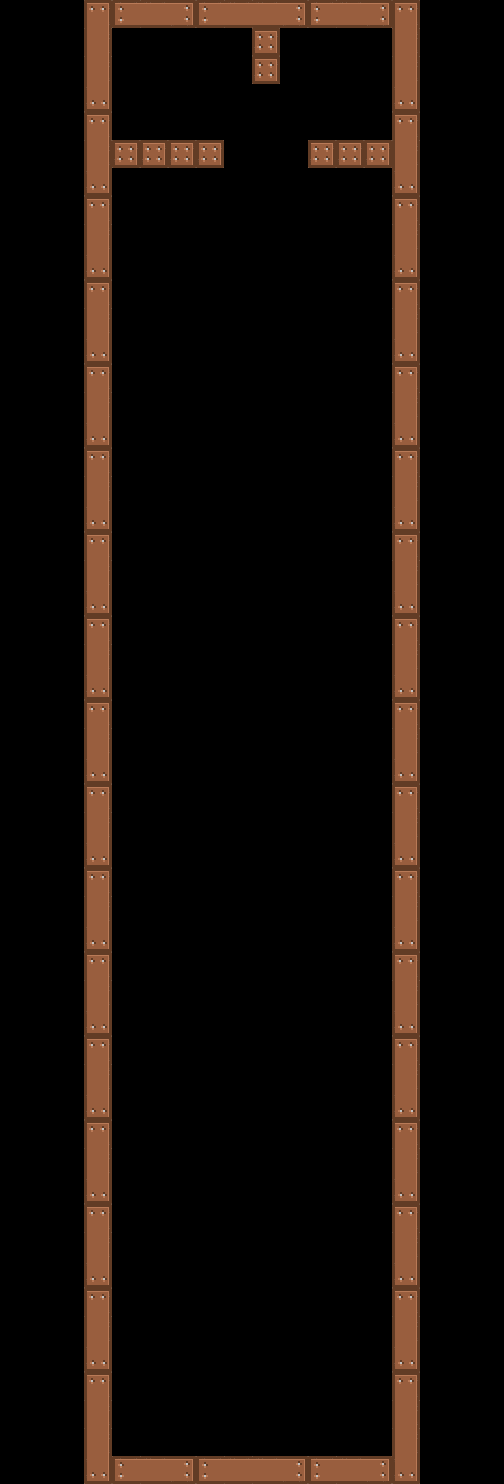

Below is a game level as drawn by its tile map, then a one-line description and the .tmx that defines it (tile-layer data replaced by summaries):
An orthogonal 18x53 tile map with 28x28 px tiles, 2 tile layers (sky, collision) and 98 objects.

<map version="1.2" tiledversion="1.2.1" orientation="orthogonal" renderorder="right-down" width="18" height="53" tilewidth="28" tileheight="28" infinite="0" nextlayerid="113" nextobjectid="1683">
 <tileset firstgid="1" name="GallinatorSprite" tilewidth="28" tileheight="28" tilecount="100" columns="10">
  <image source="../images/GallinatorTile.png" width="280" height="280" />
  <tile id="0">
   <properties>
    <property name="Class" value="Cloud" />
   </properties>
  </tile>
  <tile id="1">
   <properties>
    <property name="Class" value="Tronco" />
   </properties>
  </tile>
  <tile id="2">
   <properties>
    <property name="Class" value="Chupachups" />
   </properties>
  </tile>
  <tile id="3">
   <properties>
    <property name="Class" value="Bastoncillo" />
   </properties>
  </tile>
  <tile id="4">
   <properties>
    <property name="Class" value="ChocoBlanco" />
   </properties>
  </tile>
  <tile id="5">
   <properties>
    <property name="Class" value="ChocoNegro" />
   </properties>
  </tile>
  <tile id="6">
   <properties>
    <property name="Class" value="Egipto1" />
   </properties>
  </tile>
  <tile id="7">
   <properties>
    <property name="Class" value="Egipto2" />
   </properties>
  </tile>
  <tile id="8">
   <properties>
    <property name="Class" value="Espada" />
   </properties>
  </tile>
  <tile id="9">
   <properties>
    <property name="Class" value="Flauta" />
   </properties>
  </tile>
  <tile id="10">
   <properties>
    <property name="Class" value="Hueso" />
   </properties>
  </tile>
  <tile id="11">
   <properties>
    <property name="Class" value="HuesoDino" />
   </properties>
  </tile>
  <tile id="12">
   <properties>
    <property name="Class" value="Jabon" />
   </properties>
  </tile>
  <tile id="13">
   <properties>
    <property name="Class" value="Ladrillo" />
   </properties>
  </tile>
  <tile id="14">
   <properties>
    <property name="Class" value="Lanza" />
   </properties>
  </tile>
  <tile id="15">
   <properties>
    <property name="Class" value="Lapiz" />
   </properties>
  </tile>
  <tile id="16">
   <properties>
    <property name="Class" value="Manilla" />
   </properties>
  </tile>
  <tile id="17">
   <properties>
    <property name="Class" value="Nave" />
   </properties>
  </tile>
  <tile id="18">
   <properties>
    <property name="Class" value="Pincel" />
   </properties>
  </tile>
  <tile id="19">
   <properties>
    <property name="Class" value="Pompero" />
   </properties>
  </tile>
  <tile id="20">
   <properties>
    <property name="Class" value="Roca" />
   </properties>
  </tile>
  <tile id="21">
   <properties>
    <property name="Class" value="Surf" />
   </properties>
  </tile>
  <tile id="22">
   <properties>
    <property name="Class" value="Tornillo" />
   </properties>
  </tile>
  <tile id="23">
   <properties>
    <property name="Class" value="Trineo" />
   </properties>
  </tile>
  <tile id="24">
   <properties>
    <property name="Class" value="Trompeta" />
   </properties>
  </tile>
  <tile id="25">
   <properties>
    <property name="Class" value="Via" />
   </properties>
  </tile>
  <tile id="26">
   <properties>
    <property name="Class" value="Viga" />
   </properties>
  </tile>
  <tile id="27">
   <properties>
    <property name="Class" value="Zanahoria" />
   </properties>
  </tile>
  <tile id="80">
   <properties>
    <property name="Class" value="Pizza" />
   </properties>
  </tile>
  <tile id="81">
   <properties>
    <property name="Class" value="Hamburger" />
   </properties>
  </tile>
  <tile id="82">
   <properties>
    <property name="Class" value="Reloj" />
   </properties>
  </tile>
  <tile id="83">
   <properties>
    <property name="Class" value="Helado" />
   </properties>
  </tile>
  <tile id="84">
   <properties>
    <property name="Class" value="Maiz" />
   </properties>
  </tile>
  <tile id="85">
   <properties>
    <property name="Class" value="Polo" />
   </properties>
  </tile>
  <tile id="86">
   <properties>
    <property name="Class" value="Trigo" />
   </properties>
  </tile>
  <tile id="87">
   <properties>
    <property name="Class" value="Muelle" />
   </properties>
  </tile>
  <tile id="88">
   <properties>
    <property name="Class" value="ChangeDirection" />
   </properties>
  </tile>
  <tile id="89">
   <properties>
    <property name="Class" value="Zorro" />
   </properties>
  </tile>
  <tile id="90">
   <properties>
    <property name="Class" value="Player" />
   </properties>
  </tile>
  <tile id="91">
   <properties>
    <property name="Class" value="Home" />
   </properties>
  </tile>
  <tile id="92">
   <properties>
    <property name="Class" value="Egg" />
   </properties>
  </tile>
  <tile id="93">
   <properties>
    <property name="Class" value="EggGolden" />
   </properties>
  </tile>
 </tileset>
 <layer id="111" name="sky" width="18" height="53">
  <properties>
   <property name="boundingBox" value="true" />
   <property name="type" value="0" />
  </properties>
  <data>[954 cells, 12 non-empty, 1 distinct tile ids]</data>
 </layer>
 <layer id="112" name="collision" width="18" height="53">
  <properties>
   <property name="collision" value="true" />
  </properties>
  <data>[954 cells, 135 non-empty, 7 distinct tile ids]</data>
 </layer>
 <objectgroup id="89" name="home">
  <object id="1528" gid="92" x="308" y="1456" width="28" height="28" />
 </objectgroup>
 <objectgroup id="90" name="player and eggs">
  <object id="1529" gid="91" x="140" y="1344" width="28" height="28" />
  <object id="1553" gid="93" x="112" y="1428" width="28" height="28" />
  <object id="1557" gid="88" x="343" y="1256" width="28" height="28" />
  <object id="1569" gid="89" x="154" y="924" width="28" height="28" />
  <object id="1570" gid="89" x="196" y="889" width="28" height="28" />
  <object id="1571" gid="89" x="154" y="854" width="28" height="28" />
  <object id="1572" gid="89" x="196" y="819" width="28" height="28" />
  <object id="1573" gid="89" x="196" y="959" width="28" height="28" />
  <object id="1575" gid="88" x="336" y="735" width="28" height="28" />
  <object id="1578" gid="89" x="238" y="441" width="28" height="28" />
  <object id="1579" gid="89" x="280" y="406" width="28" height="28" />
  <object id="1580" gid="89" x="238" y="371" width="28" height="28" />
  <object id="1581" gid="89" x="280" y="336" width="28" height="28" />
  <object id="1582" gid="89" x="280" y="476" width="28" height="28" />
  <object id="1594" gid="90" x="196" y="140" width="28" height="28" />
  <object id="1599" gid="85" x="224" y="56" width="28" height="28" />
  <object id="1600" gid="84" x="280" y="56" width="28" height="28" />
  <object id="1601" gid="87" x="112" y="1344" width="28" height="28" />
  <object id="1602" gid="90" x="336" y="1456" width="28" height="28" />
  <object id="1603" gid="83" x="140" y="392" width="28" height="28" />
  <object id="1605" gid="94" x="112" y="56" width="28" height="28" />
  <object id="1606" gid="94" x="112" y="84" width="28" height="28" />
  <object id="1607" gid="94" x="112" y="112" width="28" height="28" />
  <object id="1609" gid="94" x="112" y="140" width="28" height="28" />
  <object id="1610" gid="94" x="140" y="140" width="28" height="28" />
  <object id="1611" gid="94" x="140" y="112" width="28" height="28" />
  <object id="1612" gid="94" x="140" y="84" width="28" height="28" />
  <object id="1613" gid="94" x="140" y="56" width="28" height="28" />
  <object id="1614" gid="94" x="168" y="56" width="28" height="28" />
  <object id="1615" gid="94" x="168" y="84" width="28" height="28" />
  <object id="1616" gid="94" x="168" y="112" width="28" height="28" />
  <object id="1617" gid="94" x="168" y="140" width="28" height="28" />
  </objectgroup>
 <objectgroup id="94" name="clouds">
  <!-- 14 objects omitted --></objectgroup>
</map>
<!-- 65 of 98 objects omitted -->
